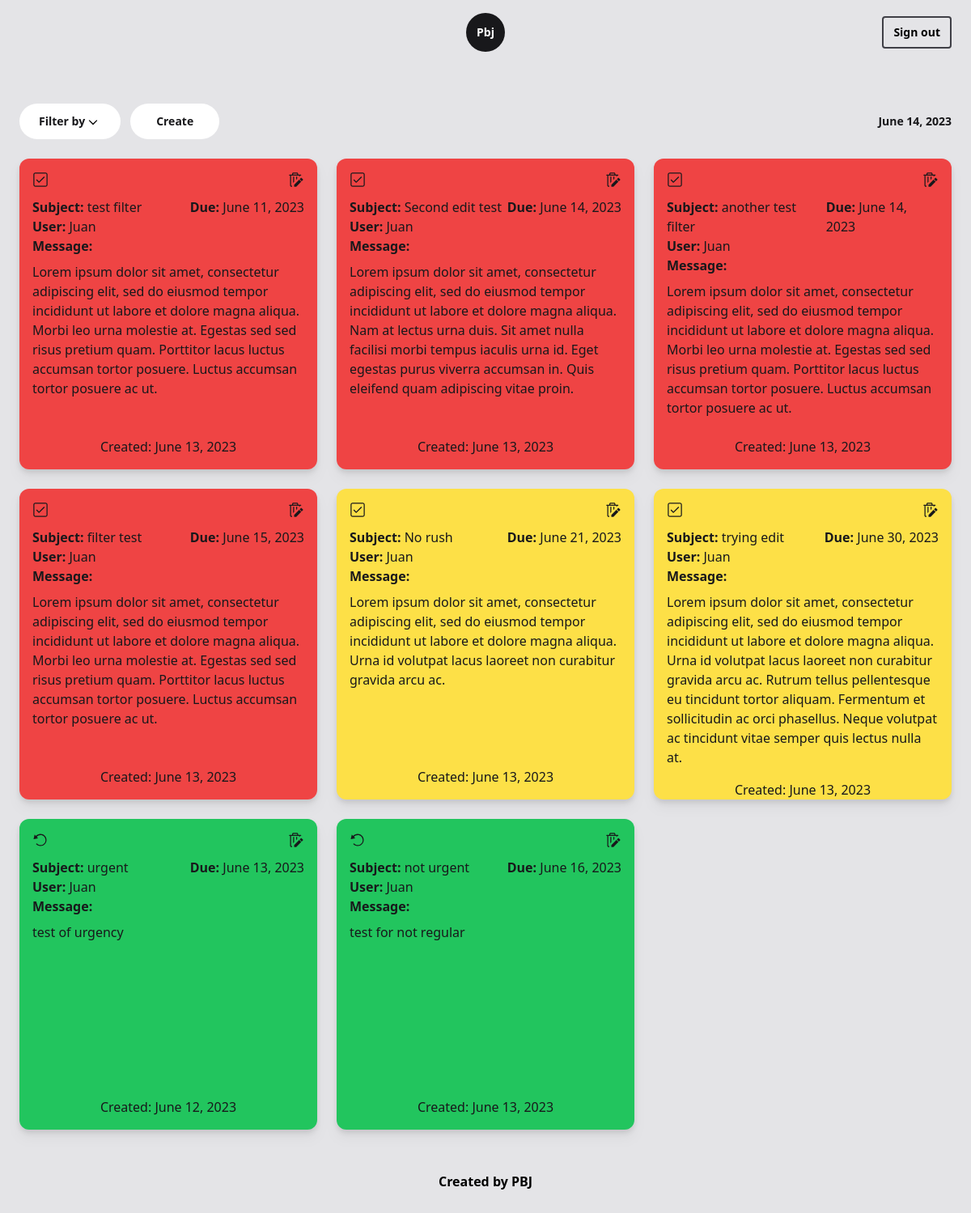
The app's page / (signed in) with its own data.
### app/models.py (models this page shows, shortened)
class Post(models.Model):
    subject = models.CharField(max_length=64)
    user = models.CharField(max_length=64)
    note = models.CharField(max_length=128)
    created = models.DateField()
    due = models.DateField()
    complete = models.BooleanField(default=False, null=True)
    @property
    def urgent(self):
        today = datetime.date.today()
        if (self.due - today).days < 2:
            return True
        else:
            return False

### app/views.py (the view)
# urls.py: path('', views.index, name='index'),
@login_required
def index(request):
    date = datetime.date.today()
    tomorrow = datetime.date.today() + datetime.timedelta(days=1)
    if 'filter' not in request.session:
        request.session['filter'] = 'all'
    filter = request.session['filter']
    if filter == 'urgent':
        posts = Post.objects.filter(due__lte=tomorrow, complete=False).order_by('due')
    elif filter == 'created':
        posts = Post.objects.filter(user=request.user.username).order_by('complete', 'due')
    elif filter == 'complete':
        posts = Post.objects.filter(complete=True).order_by('due')
    else:
        posts = Post.objects.all().order_by('complete', 'due')
    return render(request, 'app/index.html', {
        'posts': posts,
        'date': date
    })

### app/templates/app/index.html (shortened to what this page needs)
{% extends 'app/base.html' %}
{% block body %}
<main class="text-zinc-900">
    <section class="2xl:w-3/4 mx-auto px-6 pt-12 text-sm font-bold flex justify-between items-center text-center">
        <div class="flex flex-row gap-3 xl:gap-4 relative">
            <button id="filter-button" class="rounded-3xl bg-white overflow-hidden group">
                <div class="py-3 px-3 sm:px-6 flex justify-between hover:text-blue-600 hover:fill-blue-600">
                    <span>Filter by</span>
                    <svg  class="w-5" xmlns="http://www.w3.org/2000/svg" xml:space="preserve" viewBox="0 -0.5 16 16"><g class="icon-color"><path d="m4.464 6.05-.707.707L8 11l4.243-4.243-.707-.707L8 9.586z"/></g></svg>
                </div>
            </button>
            <button class="py-3 px-4 sm:px-8 bg-white rounded-3xl hover:text-blue-600 text-center" onclick="overlay()">Create</button>
        </div>
        <div class="flex">{{ date }}</div>
    </section>
    <section class="2xl:w-3/4 mx-auto px-6 py-6 ">
        <div class="grid gap-6 sm:grid-cols-2 lg:grid-cols-3 2xl:grid-cols-4 ">
            {% for post in posts %}
                <div class="h-96 rounded-xl drop-shadow-lg overflow-hidden">
                    <div id="post-{{ forloop.counter0 }}" class="w-full h-full p-4 {% if post.complete %} bg-green-500 {% elif post.urgent %} bg-red-500 {% else %} bg-yellow-300 {% endif %} flex flex-col justify-between overflow-auto">
                        <div class="mb-4">
                            <div class="flex flex-row justify-between mb-3">
                                {% if post.complete %}
                                <a href="{% url 'app:undo' post.id %}" class="w-5">
                                </a>
                                {% else %}
                                <a href="{% url 'app:complete' post.id %}" class="w-5">
                                    <svg class="fill-zinc-900 {% if not post.urgent %} hover:fill-green-600 {% else %} hover:fill-white {% endif %} transition ease-in-out duration-200" xmlns="http://www.w3.org/2000/svg" xml:space="preserve" viewBox="0 0 16 16"><g class="icon-color"><path d="m12.1 5.3-.4-.3c-.1-.1-.3-.1-.4 0L6.6 9.8l-2-2c-.1-.1-.3-.1-.4 0l-.3.4c-.1.1-.1.3 0 .4L6 10.7l.4.3c.1.1.3.1.4 0l.4-.4 4.9-4.9c.1-.1.1-.3 0-.4z"/><path d="M13 2c.6 0 1 .4 1 1v10c0 .6-.4 1-1 1H3c-.6 0-1-.4-1-1V3c0-.6.4-1 1-1h10m0-1H3c-1.1 0-2 .9-2 2v10c0 1.1.9 2 2 2h10c1.1 0 2-.9 2-2V3c0-1.1-.9-2-2-2z"/></g></svg>
                                </a>
                                {% endif %}
                                <button id="{{ forloop.counter0 }}" class="w-5" onclick="edit(this.id)">
                                    <svg class="fill-zinc-900 {% if post.complete %} hover:fill-white {% elif post.urgent %} hover:fill-white {% else %} hover:fill-red-600 {% endif %} transition ease-in-out duration-200" xmlns="http://www.w3.org/2000/svg" xml:space="preserve" viewBox="0 0 16 16"><g class="icon-color"><path d="M3.25 14a.25.25 0 0 1-.25-.25V4h8v1.256l1-.993V4h.5a.5.5 0 0 0 0-1H10v-.75C10 1.56 9.44 1 8.75 1h-3.5C4.56 1 4 1.56 4 2.25V3H1.5a.5.5 0 0 0 0 1H2v9.75c0 .69.56 1.25 1.25 1.25h.767l.009-1H3.25ZM5 2.25A.25.25 0 0 1 5.25 2h3.5a.25.25 0 0 1 .25.25V3H5v-.75ZM9 5H8v3.233l1-.992V5ZM6 5H5v6.21l1-.992V5Zm7.2 1.2 1.6 1.6c.1.1.1.3 0 .4l-1.3 1.3-2-2 1.3-1.3c.1-.1.3-.1.4 0Zm-7.1 6.7L11 8l2 2-4.9 4.9c-.1.1-.1.1-.2.1H6v-1.9c0-.1 0-.1.1-.2Z"/></g></svg>
                                </button>
                            </div>
                            <div class="flex justify-between">
                                <div class=""><span class="font-bold">Subject:</span> {{ post.subject }} </div>
                                <div><span class="font-bold">Due:</span> {{ post.due }}</div>
                            </div>
                            <div class=""><span class="font-bold">User:</span> {{ post.user}}</div>
                            <div class="font-bold capitalize mb-2">message:</div>
                            <div class="text-base">{{ post.note }}</div>
                        </div>
                        <div class="w-full text-center">Created: {{ post.created }}</div>
                    </div>
                </div>
            {% endfor %}
        </div>
    </section>
</main>
{% endblock %}

### records on screen
Post: complete False (drawn), subject "test filter", due "June 11, 2023", user "Juan", note "Lorem ipsum dolor sit amet, consectetur adipiscing elit, sed do eiusmod tempor incididunt ut labore et dolore magna aliqua. Morbi leo urna molestie at. Egestas sed sed risus pretium quam. Porttitor lacus luctus accumsan tortor posuere. Luctus accumsan tortor posuere ac ut.", created "June 13, 2023"
Post: complete False (drawn), subject "Second edit test", due "June 14, 2023", user "Juan", note "Lorem ipsum dolor sit amet, consectetur adipiscing elit, sed do eiusmod tempor incididunt ut labore et dolore magna aliqua. Nam at lectus urna duis. Sit amet nulla facilisi morbi tempus iaculis urna id. Eget egestas purus viverra accumsan in. Quis eleifend quam adipiscing vitae proin.", created "June 13, 2023"
Post: complete False (drawn), subject "another test filter", due "June 14, 2023", user "Juan", note "Lorem ipsum dolor sit amet, consectetur adipiscing elit, sed do eiusmod tempor incididunt ut labore et dolore magna aliqua. Morbi leo urna molestie at. Egestas sed sed risus pretium quam. Porttitor lacus luctus accumsan tortor posuere. Luctus accumsan tortor posuere ac ut.", created "June 13, 2023"
Post: complete False (drawn), subject "filter test", due "June 15, 2023", user "Juan", note "Lorem ipsum dolor sit amet, consectetur adipiscing elit, sed do eiusmod tempor incididunt ut labore et dolore magna aliqua. Morbi leo urna molestie at. Egestas sed sed risus pretium quam. Porttitor lacus luctus accumsan tortor posuere. Luctus accumsan tortor posuere ac ut.", created "June 13, 2023"
Post: complete False (drawn), subject "No rush", due "June 21, 2023", user "Juan", note "Lorem ipsum dolor sit amet, consectetur adipiscing elit, sed do eiusmod tempor incididunt ut labore et dolore magna aliqua. Urna id volutpat lacus laoreet non curabitur gravida arcu ac.", created "June 13, 2023"
Post: complete False (drawn), subject "trying edit", due "June 30, 2023", user "Juan", note "Lorem ipsum dolor sit amet, consectetur adipiscing elit, sed do eiusmod tempor incididunt ut labore et dolore magna aliqua. Urna id volutpat lacus laoreet non curabitur gravida arcu ac. Rutrum tellus pellentesque eu tincidunt tortor aliquam. Fermentum et sollicitudin ac orci phasellus. Neque volutpat ac tincidunt vitae semper quis lectus nulla at.", created "June 13, 2023"
Post: complete True (drawn), subject "urgent", due "June 13, 2023", user "Juan", note "test of urgency", created "June 12, 2023"
Post: complete True (drawn), subject "not urgent", due "June 16, 2023", user "Juan", note "test for not regular", created "June 13, 2023"
